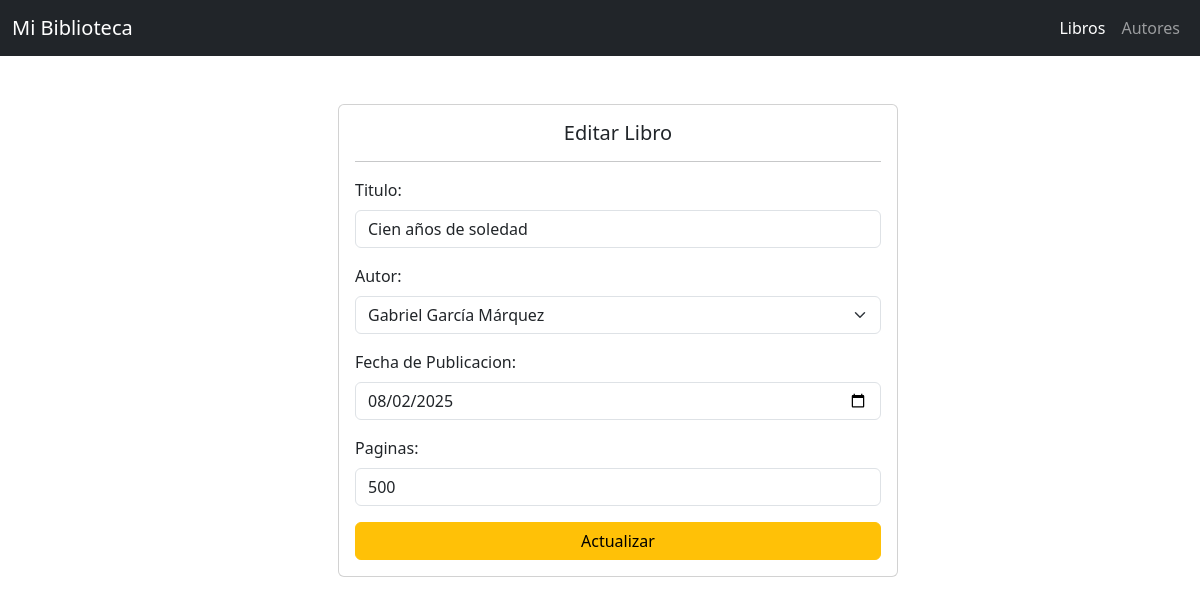
Page /books/details/8/ on the committed database.
### library/models.py (models this page shows, shortened)
class Book(models.Model):
    title = models.CharField(max_length=200)
    author = models.ForeignKey(Author, on_delete=models.CASCADE, related_name="books")
    published = models.DateField(null=True, blank=True)
    page_numbers = models.IntegerField(null=True ,blank=True)

### library/views.py (the view)
# urls.py: path('books/details/<int:book_id>/',views.detailsBooks,name='detailsBooks'),
def detailsBooks(request,book_id):
    book = get_object_or_404(Book,pk=book_id)
    authors = Author.objects.all()
    context = {
        'book': book,
        'author': authors
    }
    return render(request,"books_updates.html",context)

### library/templates/books_updates.html (shortened to what this page needs)
{% extends 'base.html' %} {% block content %}
<div class="container d-flex justify-content-center align-items-center m-5">
  <div class="card" style="width: 35rem">
    <div class="card-body">
      <h5 class="card-title text-center">Editar Libro</h5>
      <hr />
      <form method="POST" action="{% url 'updateBooks' %}">
        <div class="mb-3">
          <label for="nombre" class="form-label">Titulo:</label>
          <input
            type="text"
            class="form-control"
            id="nombre"
            value="{{book.title}}"
            name="title"
          />
        </div>
        <div class="mb-3">
          <label for="author" class="form-label">Autor:</label>
          <select class="form-select" id="author" name="author">
            {% for a in author %}
            <option value="{{a.id}}">{{a.name}}</option>
            {% endfor %}
          </select>
        </div>
        <div class="mb-3">
          <label for="fecha" class="form-label">Fecha de Publicacion:</label>
          <input
            type="date"
            class="form-control"
            id="fecha"
            value="{{ book.published|date:'Y-m-d' }}"
            name="published"
          />
        </div>
        <div class="mb-3">
          <label for="pages" class="form-label">Paginas:</label>
          <input
            type="number"
            class="form-control"
            id="pages"
            name="pages"
            placeholder="Paginas"
            value="{{book.page_numbers}}"
          />
        </div>
        <div class="d-grid gap-2">
          <button type="submit" class="btn btn-warning">Actualizar</button>
        </div>
      </form>
    </div>
  </div>
</div>
{%endblock%}

### rows in the picture
Book: title "Cien años de soledad", published "08/02/2025", pages "500"

### other values in the picture
form field author "Gabriel García Márquez"
